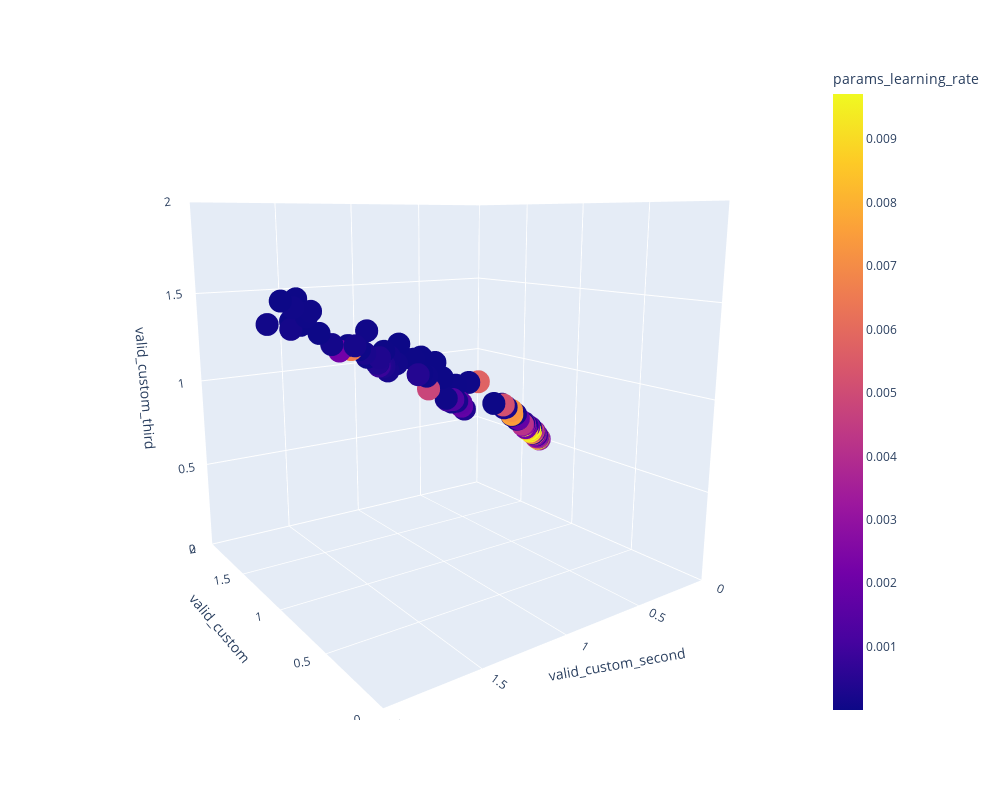

Write notebook code for a chart like this one.
### Code cell
# set bounds
maxval=2
ranges = [0,maxval]

fig = px.scatter_3d(df, x='values_0', y='values_1', z='values_2',
                    color='params_learning_rate',
                    range_x=ranges, range_y=ranges, range_z=ranges,
                    labels={'values_0':'valid_custom', 'values_1':'valid_custom_second', 'values_2':'valid_custom_third'},
                    width=1000, height=800)


fig.show()

# this needs an additional package
#fig.write_image('../'+results_dir+'pareto_front_lr.png')

### Figure 1 — Plotly figure (JSON) as saved in the notebook; plotly's stock layout.template omitted (floating-point values rounded to 4 significant figures; data arrays with more than 128 entries replaced by an {"elided": "..."} marker saying what was removed)
{"data": [{"hovertemplate": "valid_custom=%{x}<br>valid_custom_second=%{y}<br>valid_custom_third=%{z}<br>params_learning_rate=%{marker.color}<extra></extra>", "legendgroup": "", "marker": {"color": {"elided": "203 float values"}, "coloraxis": "coloraxis", "symbol": "circle"}, "mode": "markers", "name": "", "scene": "scene", "showlegend": false, "type": "scatter3d", "x": {"elided": "203 float values"}, "y": {"elided": "203 float values"}, "z": {"elided": "203 float values"}}], "layout": {"coloraxis": {"colorbar": {"title": {"text": "params_learning_rate"}}, "colorscale": [[0, "#0d0887"], [0.1111, "#46039f"], [0.2222, "#7201a8"], [0.3333, "#9c179e"], [0.4444, "#bd3786"], [0.5556, "#d8576b"], [0.6667, "#ed7953"], [0.7778, "#fb9f3a"], [0.8889, "#fdca26"], [1, "#f0f921"]]}, "height": 800, "legend": {"tracegroupgap": 0}, "margin": {"t": 60}, "scene": {"aspectmode": "auto", "aspectratio": {"x": 1, "y": 1, "z": 1}, "camera": {"center": {"x": 0, "y": 0, "z": 0}, "eye": {"x": -1.731, "y": 1.216, "z": 0.4601}, "projection": {"type": "perspective"}, "up": {"x": 0, "y": 0, "z": 1}}, "domain": {"x": [0, 1], "y": [0, 1]}, "xaxis": {"range": [0, 2], "title": {"text": "valid_custom"}, "type": "linear"}, "yaxis": {"range": [0, 2], "title": {"text": "valid_custom_second"}, "type": "linear"}, "zaxis": {"range": [0, 2], "title": {"text": "valid_custom_third"}, "type": "linear"}}, "width": 1000}}
